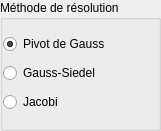
     <widget class="QGroupBox" name="groupBox_22">
      <property name="geometry">
       <rect>
        <x>0</x>
        <y>0</y>
        <width>161</width>
        <height>131</height>
       </rect>
      </property>
      <property name="title">
       <string>Méthode de résolution</string>
      </property>
      <layout class="QVBoxLayout" name="verticalLayout_25">
       <property name="leftMargin">
        <number>0</number>
       </property>
       <item>
        <widget class="QRadioButton" name="radioButton_PivotsGauss">
         <property name="toolTip">
          <string>C'est une méthode directe.</string>
         </property>
         <property name="text">
          <string>Pivot de Gauss</string>
         </property>
         <property name="checked">
          <bool>true</bool>
         </property>
         <attribute name="buttonGroup">
          <string notr="true">buttonGroup_methodeSystEqtLineares</string>
         </attribute>
        </widget>
       </item>
       <item>
        <widget class="QRadioButton" name="radioButton_Jacobi">
         <property name="toolTip">
          <string>C'est une méthode itérative.</string>
         </property>
         <property name="text">
          <string>Gauss-Siedel</string>
         </property>
         <attribute name="buttonGroup">
          <string notr="true">buttonGroup_methodeSystEqtLineares</string>
         </attribute>
        </widget>
       </item>
       <item>
        <widget class="QRadioButton" name="radioButton_Gauss_Seidel">
         <property name="toolTip">
          <string>C'est une méthode itérative.</string>
         </property>
         <property name="text">
          <string>Jacobi</string>
         </property>
         <attribute name="buttonGroup">
          <string notr="true">buttonGroup_methodeSystEqtLineares</string>
         </attribute>
        </widget>
       </item>
      </layout>
     </widget>
